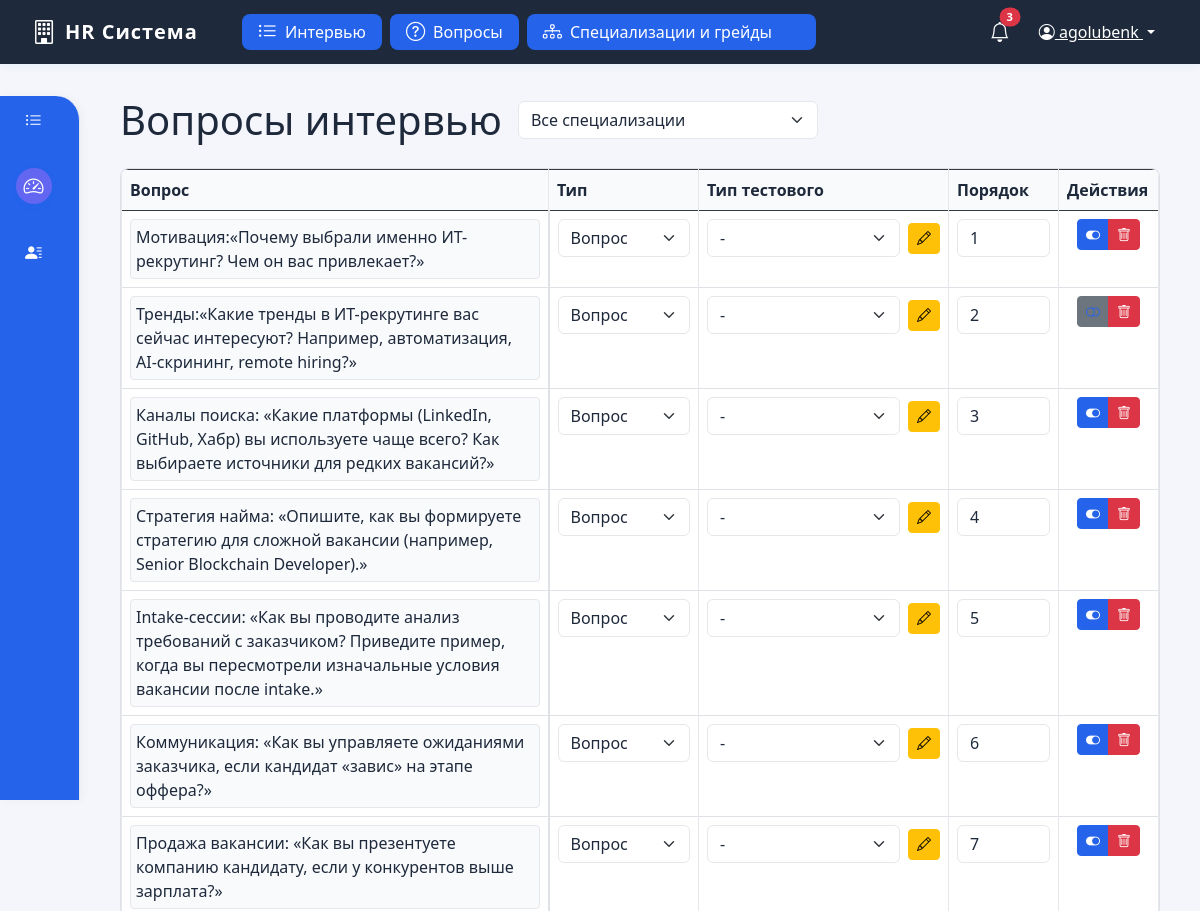
The app's page /questions/ (signed in, upper part), older data.
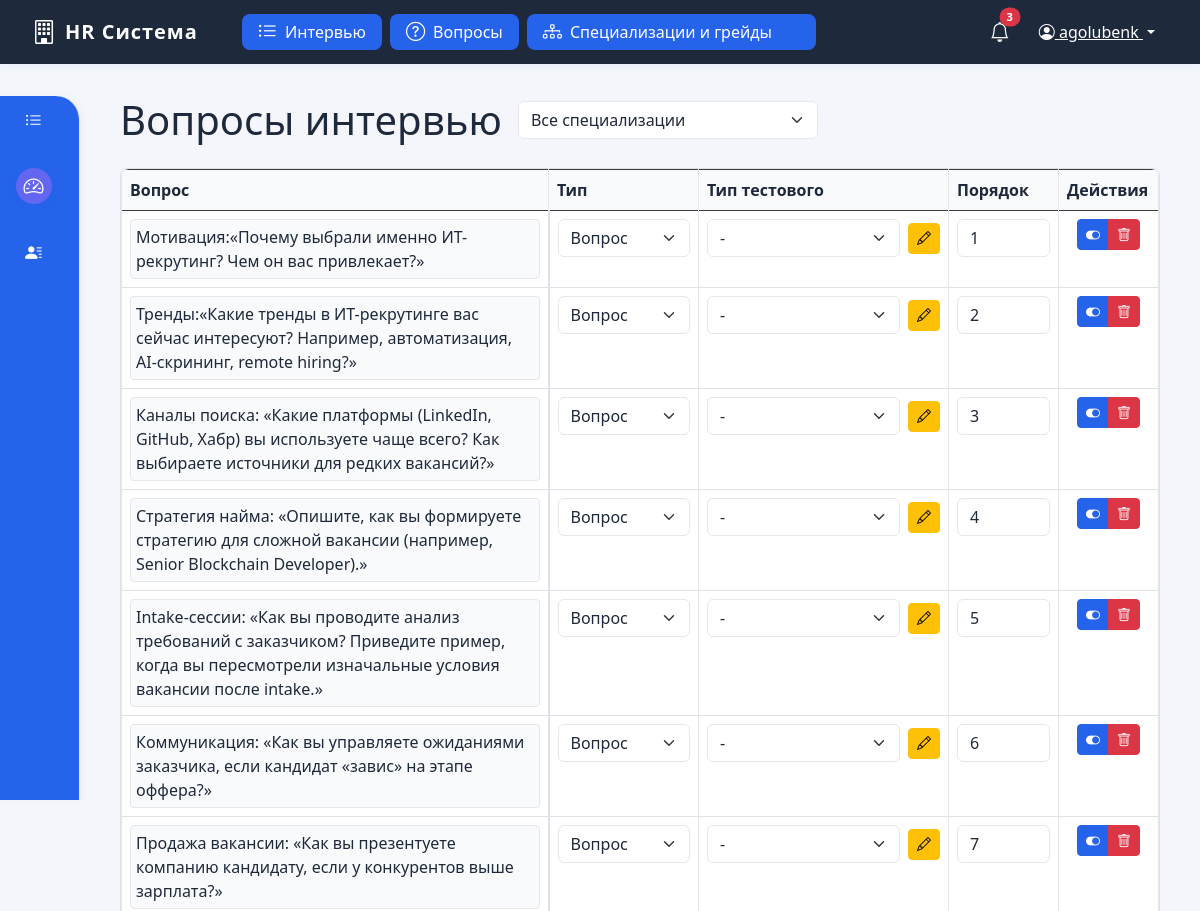
The same page, newer data.
### positions/models.py (models this page shows, shortened)
class InterviewQuestion(models.Model):
    QUESTION_TYPES = [
        ('question', 'Вопрос'),
        ('test', 'Тестовое'),
    ]
    TEST_TYPES = [
        ('single_choice', 'Один ответ'),
        ('multiple_choice', 'Множественный ответ'),
        ('open_ended', 'Открытый вопрос'),
        ('drag_drop', 'Карточки (drag&drop)'),
    ]
    text = models.TextField(verbose_name='Текст вопроса')
    position = models.ForeignKey(Position, on_delete=models.CASCADE, verbose_name='Специализация')
    question_type = models.CharField(
        max_length=20,
        choices=QUESTION_TYPES,
        verbose_name='Тип вопроса',
        default='question'
    )
    test_type = models.CharField(
        max_length=20,
        choices=TEST_TYPES,
        verbose_name='Тип тестового',
        null=True,
        blank=True
    )
    order = models.IntegerField(verbose_name='Порядок', default=0)
    is_active = models.BooleanField(verbose_name='Активен', default=True)
    created_at = models.DateTimeField(verbose_name='Дата создания', auto_now_add=True)
    updated_at = models.DateTimeField(verbose_name='Дата обновления', auto_now=True)
    class Meta:
        verbose_name = 'Вопрос интервью'
        verbose_name_plural = 'Вопросы интервью'
        ordering = ['position__name', 'order']
        unique_together = ['text', 'position']

### positions/views.py (the view)
# urls.py: path('questions/', views.questions_list, name='questions'),
@login_required
def questions_list(request):
    positions = Position.objects.all()
    position_name = request.GET.get('position', '')
    if position_name:
        questions = InterviewQuestion.objects.filter(position__name=position_name)
    else:
        questions = InterviewQuestion.objects.all()
    question_types = InterviewQuestion.QUESTION_TYPES
    test_types = InterviewQuestion.TEST_TYPES
    context = {
        'positions': positions,
        'questions': questions,
        'selected_position': position_name,
        'question_types': question_types,
        'test_types': test_types
    }
    return render(request, 'positions/questions.html', context)

### templates/positions/questions.html (shortened to what this page needs)
{% extends 'positions/base.html' %}
{% block content %}
<div class="d-flex justify-content-between align-items-center mb-4">
    <div class="d-flex align-items-center">
        <h1 class="mb-0 me-3">Вопросы интервью</h1>
        <select class="form-select" id="positionSelect" style="width: 300px;">
            <option value="">Все специализации</option>
        </select>
    </div>
</div>
<div class="table-responsive">
    <div class="table-wrapper">
        <table class="table table-bordered" id="questionsTable">
            <thead class="table-dark">
                <tr>
                    <th class="sticky-header">Вопрос</th>
                    <th class="question-type-cell">Тип</th>
                    <th class="test-type-cell">Тип тестового</th>
                    <th class="order-cell">Порядок</th>
                    <th class="actions-cell">Действия</th>
                </tr>
            </thead>
            <tbody>
                {% for question in questions %}
                <tr data-question-id="{{ question.id }}">
                    <td class="sticky-column">
                        <div class="editable-cell"
                             data-field="text"
                             data-question-id="{{ question.id }}"
                             contenteditable="true">
                            {{ question.text }}
                        </div>
                    </td>
                    <td class="question-type-cell">
                        <select class="form-select" data-field="question_type">
                            {% for value, label in question_types %}
                            <option value="{{ value }}" {% if value == question.question_type %}selected{% endif %}>
                                {{ label }}
                            </option>
                            {% endfor %}
                        </select>
                    </td>
                    <td class="test-type-cell">
                        <div class="d-flex align-items-center">
                        <select class="form-select" data-field="test_type" {% if question.question_type != 'test' %}disabled{% endif %}>
                            <option value="">-</option>
                        </select>
                            <button type="button" class="btn btn-warning btn-sm ms-2 edit-test-type" data-bs-toggle="modal" data-bs-target="#testTypeModal">
                                <i class="bi bi-pencil"></i>
                            </button>
                        </div>
                    </td>
                    <td class="order-cell">
                        <input type="number" class="form-control"
                               data-field="order"
                               value="{{ question.order }}"
                               min="1">
                    </td>
                    <td class="actions-cell text-center">
                        <div class="btn-group">
                            <button type="button" class="btn btn-sm {% if question.is_active %}btn-primary{% else %}btn-secondary{% endif %} toggle-active"
                                    data-field="is_active"
                                    data-active="{{ question.is_active|lower }}">
                                <i class="bi {% if question.is_active %}bi-toggle-on{% else %}bi-toggle-off{% endif %}"></i>
                            </button>
                            <button type="button" class="btn btn-sm btn-danger delete-question">
                                <i class="bi bi-trash"></i>
                            </button>
                        </div>
                    </td>
                </tr>
                {% endfor %}
            </tbody>
        </table>
    </div>
</div>
{% endblock %}

Row changes from the older to the newer data that the page shows:
changed InterviewQuestion (number 2 of 7 on the later page): is_active False → True (drawn)
